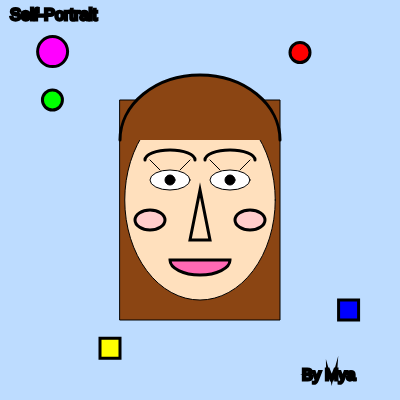
Frame 1 (no input)
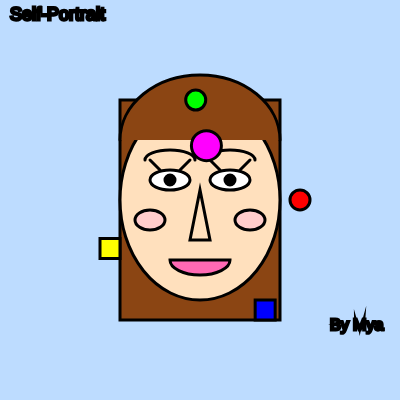
Frame 60 (no input)
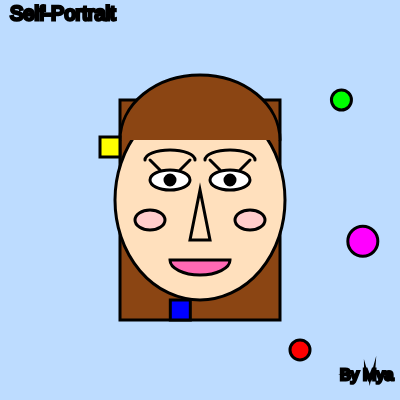
Frame 120 (the mouse pressed at the canvas centre since frame 60)

The p5.js sketch that drew these frames (run headless with seeded random() and noise() and a simulated clock; from frame 60 on, the mouse is pressed at the canvas centre):

// p5.js sketch
// ── sketch.js
let xPos1, xPos2, yPos1, yPos2, diagX, diagY;
let xSpeed1, xSpeed2, ySpeed1, ySpeed2, diagSpeedX, diagSpeedY;
let titleSize, titleGrowing;
let nameX, nameY, nameDirection;
let headSize, headGrowing;

function setup() {
  createCanvas(400, 400);
  xPos1 = 50;
  xPos2 = 350;
  yPos1 = 50;
  yPos2 = 350;
  diagX = 50;
  diagY = 50;
  xSpeed1 = random(1, 3);
  xSpeed2 = random(1, 3);
  ySpeed1 = random(1, 3);
  ySpeed2 = random(1, 3);
  diagSpeedX = random(1, 3);
  diagSpeedY = random(1, 3);
  titleSize = 16;
  titleGrowing = true;
  nameX = 300;
  nameY = 380;
  nameDirection = 0;
  headSize = 150;
  headGrowing = true;
}

function draw() {
  background(189, 220, 255);
  
  // Moving shapes
  xPos1 += xSpeed1;
  xPos2 -= xSpeed2;
  yPos1 += ySpeed1;
  yPos2 -= ySpeed2;
  diagX += diagSpeedX;
  diagY += diagSpeedY;
  
  if (xPos1 > width || xPos1 < 0) {
    xSpeed1 *= -1;
    fill(random(255), random(255), random(255));
  }
  if (xPos2 > width || xPos2 < 0) {
    xSpeed2 *= -1;
    fill(random(255), random(255), random(255));
  }
  if (yPos1 > height || yPos1 < 0) {
    ySpeed1 *= -1;
    fill(random(255), random(255), random(255));
  }
  if (yPos2 > height || yPos2 < 0) {
    ySpeed2 *= -1;
    fill(random(255), random(255), random(255));
  }
  if (diagX > width || diagX < 0) {
    diagSpeedX *= -1;
    fill(random(255), random(255), random(255));
  }
  if (diagY > height || diagY < 0) {
    diagSpeedY *= -1;
    fill(random(255), random(255), random(255));
  }
  
  // Animate title size
  if (titleGrowing) {
    titleSize += 0.5;
    if (titleSize >= 24) titleGrowing = false;
  } else {
    titleSize -= 0.5;
    if (titleSize <= 16) titleGrowing = true;
  }

  // Move name in a square pattern
  if (nameDirection === 0) {
    nameX += 2;
    if (nameX >= 350) nameDirection = 1;
  } else if (nameDirection === 1) {
    nameY -= 2;
    if (nameY <= 330) nameDirection = 2;
  } else if (nameDirection === 2) {
    nameX -= 2;
    if (nameX <= 300) nameDirection = 3;
  } else if (nameDirection === 3) {
    nameY += 2;
    if (nameY >= 380) nameDirection = 0;
  }

  // Animate head size
  if (headGrowing) {
    headSize += 0.5;
    if (headSize >= 170) headGrowing = false;
  } else {
    headSize -= 0.5;
    if (headSize <= 150) headGrowing = true;
  }

  // Long Hair (behind face)
  fill(139, 69, 19);
  rect(120, 100, 160, 220);

  // Face
  fill(255, 224, 189);
  ellipse(200, 200, headSize, 200);

  // Eyes
  fill(255);
  ellipse(170, 180, 40, 20);
  ellipse(230, 180, 40, 20);
  fill(0);
  ellipse(170, 180, 10, 10);
  ellipse(230, 180, 10, 10);

  // Eyelashes
  stroke(0);
  line(160, 170, 150, 160);
  line(180, 170, 190, 160);
  line(240, 170, 250, 160);
  line(220, 170, 210, 160);

  // Eyebrows
  noFill();
  strokeWeight(3);
  arc(170, 160, 50, 20, PI, TWO_PI);
  arc(230, 160, 50, 20, PI, TWO_PI);

  // Nose
  fill(255, 224, 189);
  triangle(200, 190, 190, 240, 210, 240);

  // Cheekbones
  fill(255, 204, 203);
  ellipse(150, 220, 30, 20);
  ellipse(250, 220, 30, 20);

  // Mouth
  fill(255, 105, 180);
  arc(200, 260, 60, 30, 0, PI, CHORD);

  // Top Hair (bangs)
  fill(139, 69, 19);
  arc(200, 140, 160, 130, PI, TWO_PI);

  // Moving shapes (decorative elements)
  fill(0, 255, 0);
  ellipse(xPos1, 100, 20, 20);
  fill(255, 0, 0);
  ellipse(300, yPos1, 20, 20);

  fill(0, 0, 255);
  rect(xPos2 - 10, 300, 20, 20);
  fill(255, 255, 0);
  rect(100, yPos2 - 10, 20, 20);

  fill(255, 0, 255);
  ellipse(diagX, diagY, 30, 30);

  // Title and Signature
  fill(0);
  textSize(titleSize);
  text('Self-Portrait', 10, 20);
  textSize(16);
  text('By Mya', nameX, nameY);
}

// ── index9.html
<!DOCTYPE html>
<html lang="en">
<head>
  <meta charset="UTF-8">
  <meta name="viewport" content="width=device-width, initial-scale=1.0">
  <title>Self-Portrait</title>
  <script src="https://cdnjs.cloudflare.com/ajax/libs/p5.js/1.4.0/p5.js"></script>
  <script src="sketch.js" defer></script>
</head>
<body>
</body>
